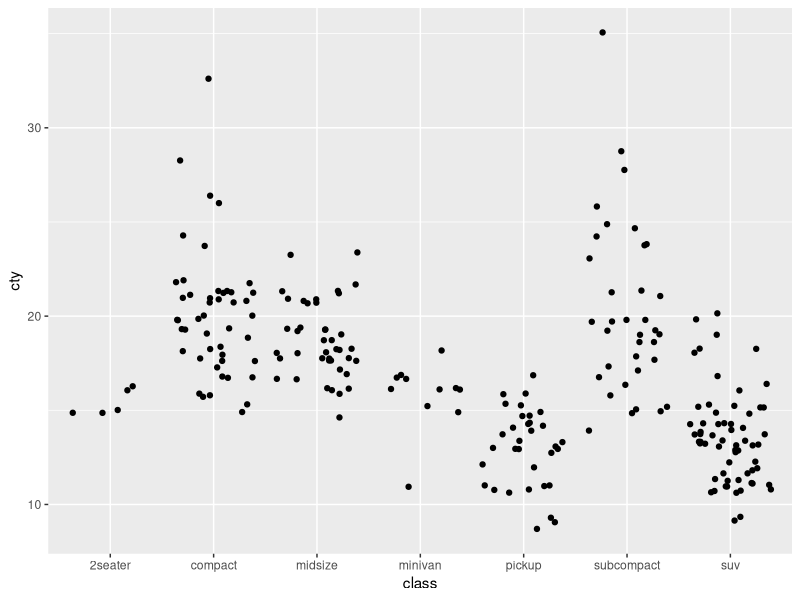

Source code (R):
## ---- chunk 1
knitr::opts_chunk$set(echo = TRUE)
library(tidyverse)

## ---- chunk 2
ggplot(data = mpg, aes(x = class, y = cty)) +
    geom_jitter()
